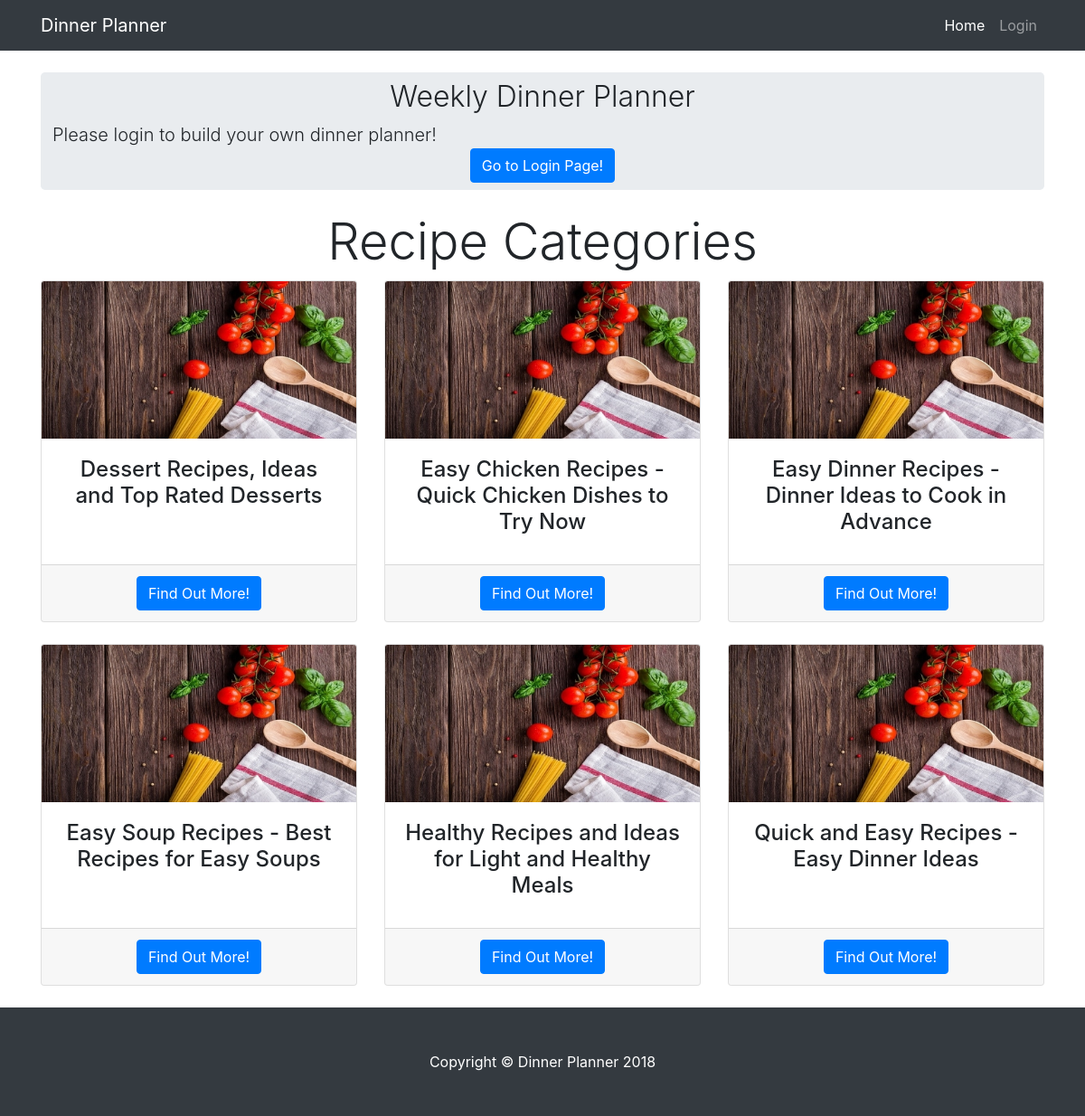
The app's page /recipes/ with its own data.
### database_setup.py (models this page shows, shortened)
class Category(Base):
    __tablename__ = 'category'
    id = Column(Integer, primary_key=True)
    name = Column(String(80), nullable=False)
    user_id = Column(Integer, ForeignKey('user.id'))
    user = relationship(User)
    menu = relationship(Menu, cascade="save-update, merge, delete")

### webserver.py (the view, shortened to what this page needs)
@app.route('/')
@app.route('/recipes/')
def recipeList():
    categories = session.query(Category).order_by(asc(Category.name))
    menu = session.query(Menu).order_by(asc(Menu.name))
    pic = []
    for cat in categories:
        menuPic = session.query(Menu).filter_by(category_id=cat.id).first()
        if menuPic is None:
            pic.append("")
        else:
            pic.append(menuPic.picture)
    pic.reverse()
    res = []
    for category in categories:
        list = category.name.split()
        if list[0][0].isdigit():
            del list[0]
            category.name = " ".join(list)
            session.add(category)
            session.commit()
    print(login_session)
    if 'username' not in login_session:
        return render_template('publicRecipes.html',
                               categories=categories, pic=pic)

### webserver.py (called while the page is built)
@app.before_request
def make_session_permanent():
    login_session.permanent = True
    app.permanent_session_lifetime = timedelta(minutes=5)

### templates/publicRecipes.html (shortened to what this page needs)
<!DOCTYPE html>
<html lang="en">
  <head>
    <link href="../static/bootstrap/vendor/bootstrap/css/bootstrap.min.css" rel="stylesheet">
    <link href="../static/bootstrap/css/custom.css" rel="stylesheet">
  </head>
  <body>
    <nav class="navbar navbar-expand-lg navbar-dark bg-dark fixed-top">
      <div class="container">
        <a class="navbar-brand" href="#">Dinner Planner</a>
        <div class="collapse navbar-collapse" id="navbarResponsive">
          <ul class="navbar-nav ml-auto">
            <li class="nav-item active">
              <a class="nav-link" href="{{url_for('recipeList')}}">Home
              </a>
            </li>
            <li class="nav-item">
              <a class="nav-link" href="{{url_for('showLogin')}}">Login</a>
            </li>
          </ul>
        </div>
      </div>
    </nav>
    <div class="container">
      <header class="jumbotron my-4 text-center">
        <h3 class="display-5">Weekly Dinner Planner</h3>
        <div class="row">
          <p class="lead tap">  Please login to build your own dinner planner!</p>
        </div>
        <a href="{{url_for('showLogin')}}" class="btn btn-primary btn-md">Go to Login Page!</a>
      </header>
      <h3 class="display-4 text-center">Recipe Categories</h3>
      <div class="row text-center">
        {% for category in categories %}
          <div class="col-lg-4 col-md-6 mb-4">
          <div class="card">
            <img class="card-img-top" src="{{pic.pop()}}" alt="food-photo" onError="this.onerror=null;this.src='/static/images/food_image_alt.jpg';">
            <div class="card-body">
              <h4 class="card-title">{{category.name}}</h4>
            </div>
            <div class="card-footer">
              <a href="{{url_for('menuList', category_id = category.id)}}" class="btn btn-primary">Find Out More!</a>
            </div>
          </div>
          </div>
        {% endfor %}
      </div>
    </div>
    <footer class="py-5 bg-dark">
      <div class="container">
        <p class="m-0 text-center text-white">Copyright &copy; Dinner Planner 2018</p>
      </div>
    </footer>
  </body>
</html>

### records on screen
Category: name "Dessert Recipes, Ideas and Top Rated Desserts"
Category: name "Easy Chicken Recipes - Quick Chicken Dishes to Try Now"
Category: name "Easy Dinner Recipes - Dinner Ideas to Cook in Advance"
Category: name "Easy Soup Recipes - Best Recipes for Easy Soups"
Category: name "Healthy Recipes and Ideas for Light and Healthy Meals"
Category: name "Quick and Easy Recipes - Easy Dinner Ideas"
